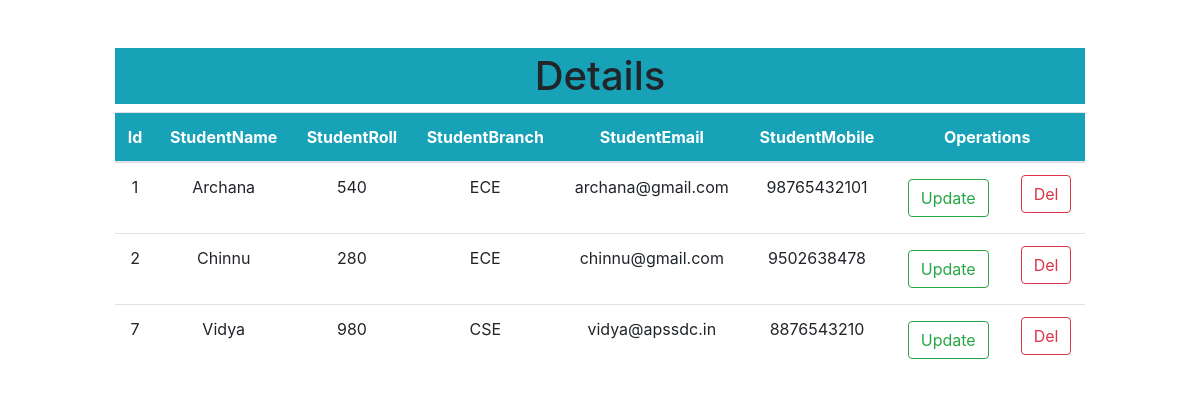
Page /dtails/ on the committed database.
### CRUDApp/models.py (models this page shows)
class Student(models.Model):
	Sname = models.CharField(max_length=30)
	Sroll = models.CharField(max_length=30)
	Sbranch = models.CharField(max_length=30)
	Semail = models.EmailField(max_length=50)
	Smobile = models.IntegerField()

### CRUDApp/views.py (the view)
# urls.py: path('dtails/',views.Details,name='Details'),
def Details(request):
	data = Student.objects.all()
	return render(request,'crudapp/show.html',{'data':data})

### CRUDApp/templates/crudapp/show.html (shortened to what this page needs)
<!DOCTYPE html>
<html>
<head>
	  <link rel="stylesheet" href="https://maxcdn.bootstrapcdn.com/bootstrap/4.5.2/css/bootstrap.min.css">
</head>
<body>
	<div class="container col-md-10 mt-5">
		<h1 class="text-center bg-info p-1">Details</h1>
		<table class="table table-hover">
			<thead class="bg-info text-center text-white">
				<tr>
					<th>Id</th>
					<th>StudentName</th>
					<th>StudentRoll</th>
					<th>StudentBranch</th>
					<th>StudentEmail</th>
					<th>StudentMobile</th>
					<th colspan="2">Operations</th>
				</tr>
			</thead>
			<tbody class="text-center">
				{% for i in data %}
				<tr>
					<td>{{ i.id }}</td>
					<td>{{ i.Sname }}</td>
					<td>{{ i.Sroll }}</td>
					<td>{{ i.Sbranch }}</td>
					<td>{{ i.Semail }}</td>
					<td>{{ i.Smobile }}</td>
					<td><a href="{% url 'Update' i.id %}" class="btn btn-outline-success m-1">Update</a></td>
					<td><a href="{% url 'Delete' i.id %}" class="btn btn-outline-danger">Del</a></td>
				</tr>
				{% endfor %}
			</tbody>
		</table>
	</div>
</body>
</html>

### rows in the picture
Student: id "1", Sname "Archana", Sroll "540", Sbranch "ECE", Semail "archana@gmail.com", Smobile "98765432101"
Student: id "2", Sname "Chinnu", Sroll "280", Sbranch "ECE", Semail "chinnu@gmail.com", Smobile "9502638478"
Student: id "7", Sname "Vidya", Sroll "980", Sbranch "CSE", Semail "vidya@apssdc.in", Smobile "8876543210"
